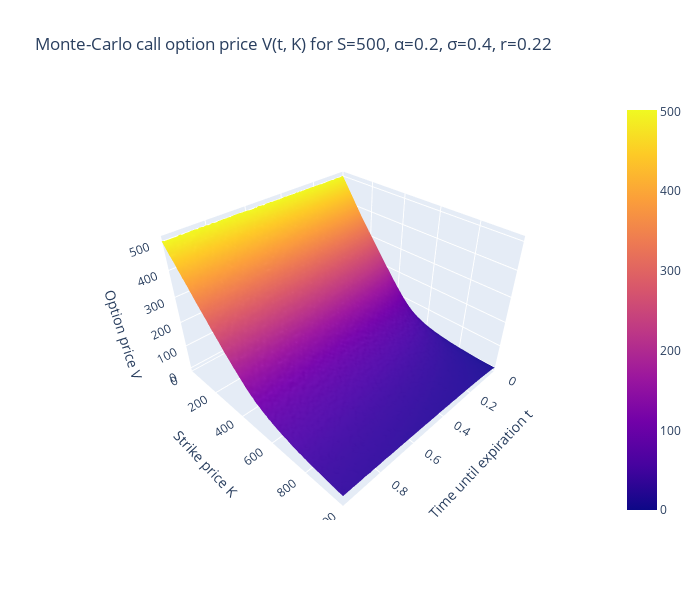
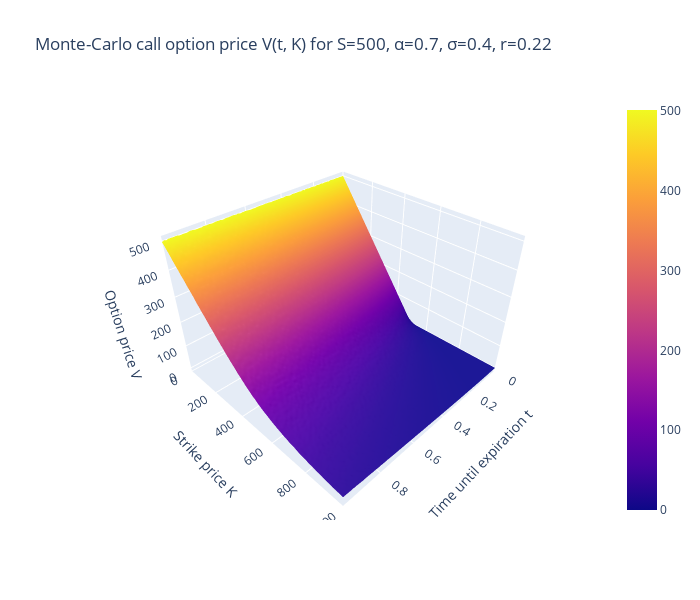
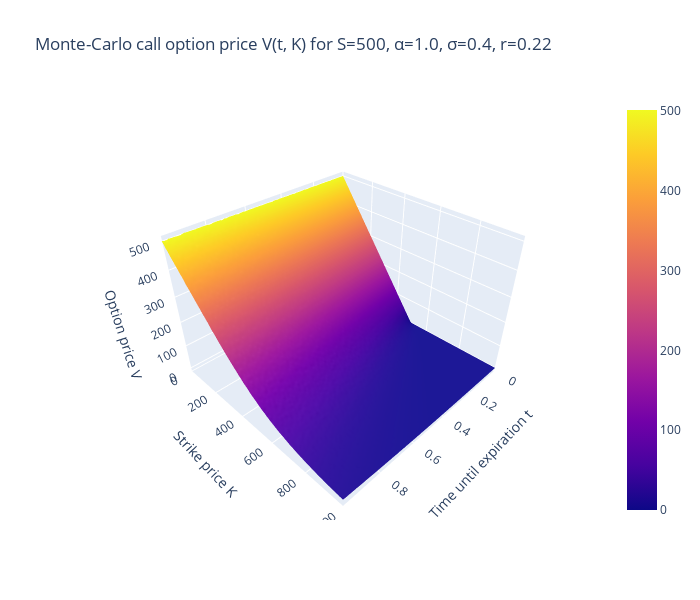

Write notebook code for charts like these, in order.
### Code cell
S_fixed = 500
K_max = 1000
T_max = 1
sigma = 0.4
r = 0.22
M = 100
number_of_strikes = 100

graph_solution_MC_K_T(K_max, S_fixed, T_max, 0.22, 0.4,
                      0.2, M, number_of_strikes)
graph_solution_MC_K_T(K_max, S_fixed, T_max, 0.22, 0.4,
                      0.7, M, number_of_strikes)
graph_solution_MC_K_T(K_max, S_fixed, T_max, 0.22, 0.4,
                      1.0, M, number_of_strikes)
